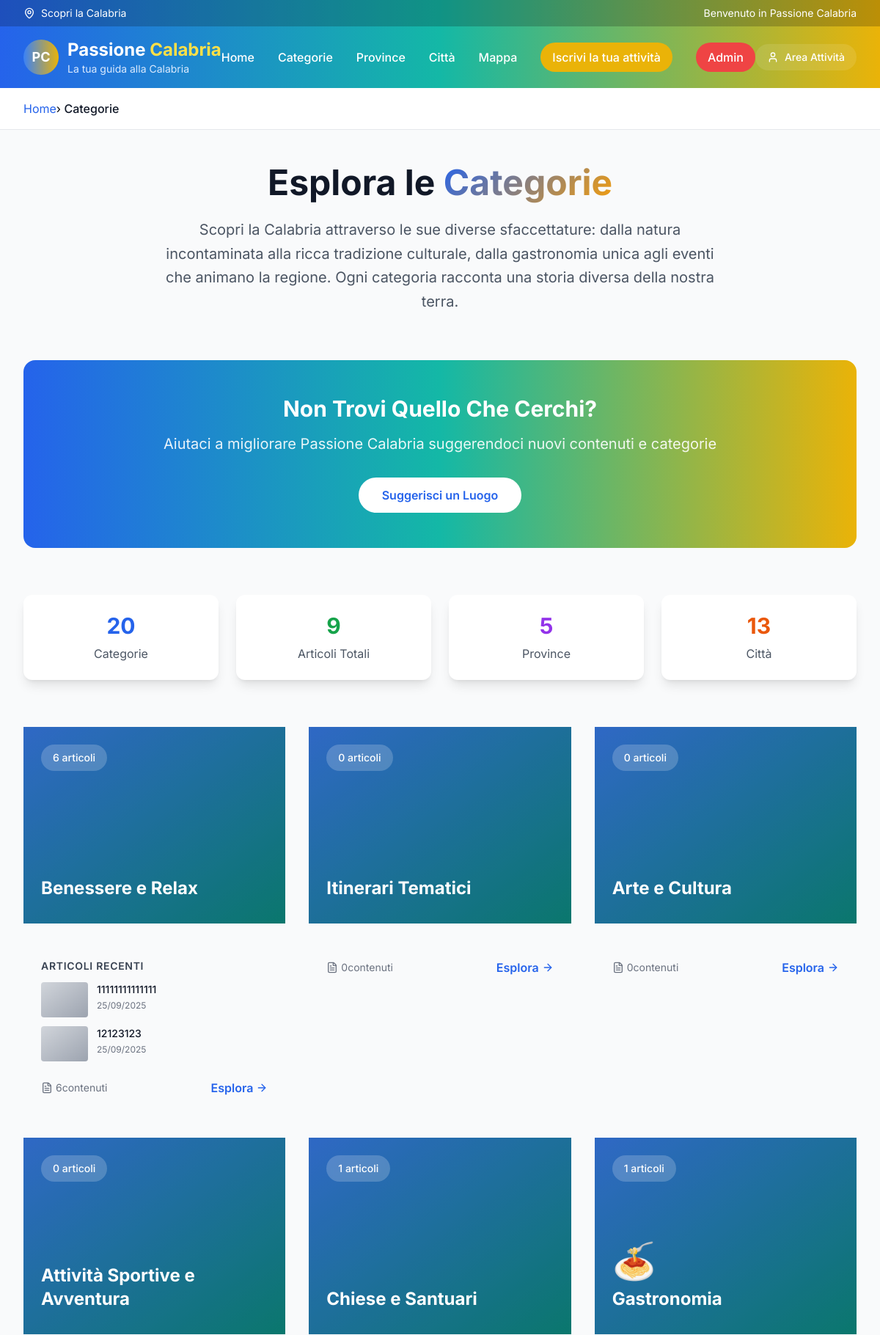
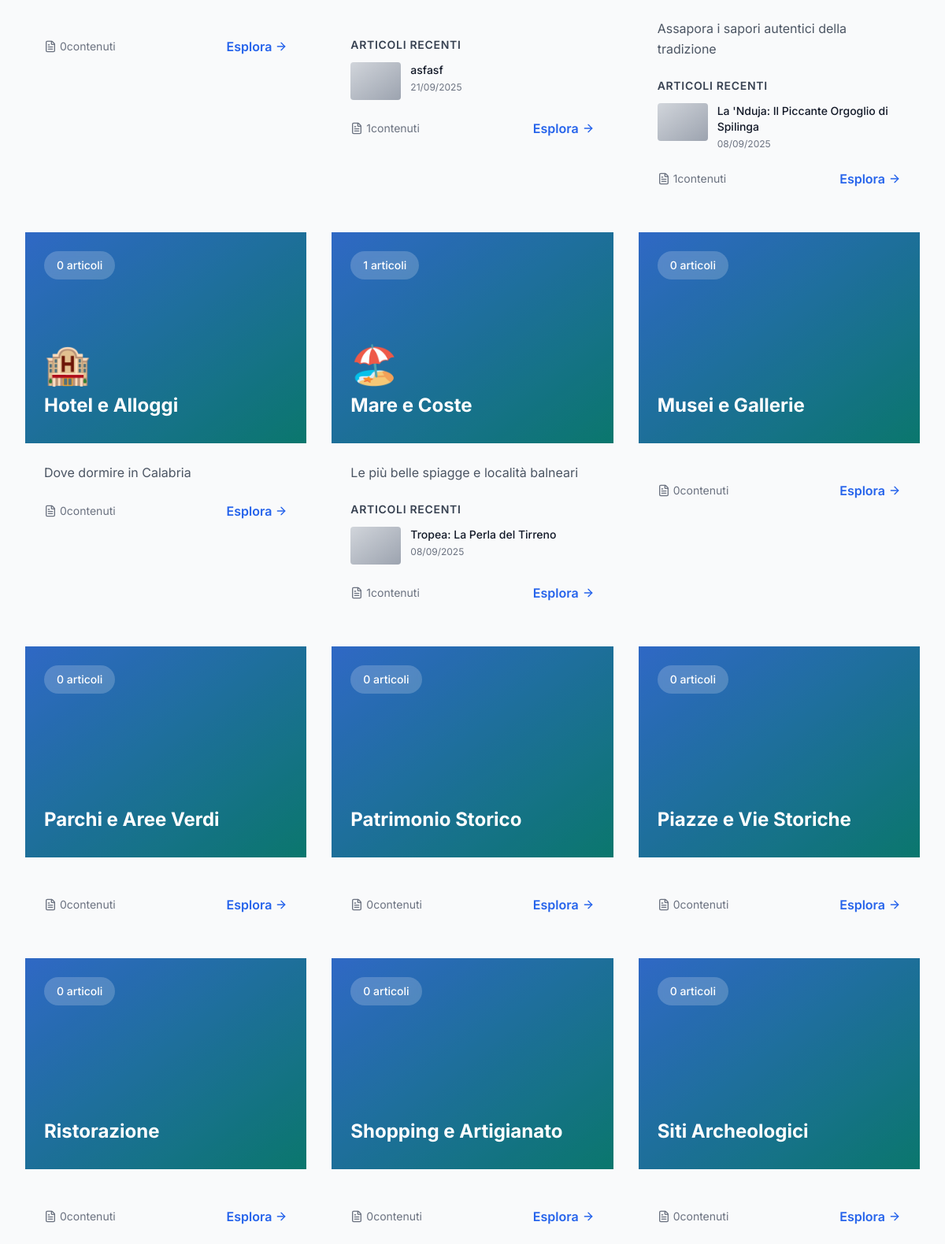
The page /categorie.php (upper part) on the database its author committed (2 pictures, top to bottom).
### tables this page shows
CREATE TABLE `categories` (
  `id` int NOT NULL,
  `name` varchar(255) NOT NULL,
  `description` text,
  `icon` varchar(10) DEFAULT NULL,
  `created_at` timestamp NULL DEFAULT CURRENT_TIMESTAMP
);

CREATE TABLE `articles` (
  `id` int NOT NULL,
  `title` varchar(500) NOT NULL,
  `slug` varchar(500) NOT NULL,
  `content` longtext NOT NULL,
  `excerpt` text,
  `featured_image` varchar(500) DEFAULT NULL,
  `gallery_images` json DEFAULT NULL,
  `category_id` int NOT NULL,
  `province_id` int DEFAULT NULL,
  `city_id` int DEFAULT NULL,
  `author` varchar(255) DEFAULT NULL,
  `status` enum('draft','published','archived') DEFAULT 'published',
  `featured` tinyint(1) DEFAULT '0',
  `views` int DEFAULT '0',
  `latitude` decimal(10,8) DEFAULT NULL,
  `longitude` decimal(11,8) DEFAULT NULL,
  `allow_user_uploads` tinyint(1) DEFAULT '1',
  `created_at` timestamp NULL DEFAULT CURRENT_TIMESTAMP,
  `updated_at` timestamp NULL DEFAULT CURRENT_TIMESTAMP ON UPDATE CURRENT_TIMESTAMP,
  `json_data` json DEFAULT NULL,
  `hero_image` varchar(255) DEFAULT NULL,
  `logo` varchar(255) DEFAULT NULL
);

### includes/db_config.php (called while the page is built, shortened)
<?php
function getDatabaseConfig() {
    $host = getenv('DB_HOST');
    $dbname = getenv('DB_NAME');
    $username = getenv('DB_USER');
    $password = getenv('DB_PASSWORD');
    if (!$host) {
        $host = 'db5018301966.hosting-data.io';
        $dbname = 'dbs14504718';
        $username = 'dbu1167357';
        $password = 'Barboncino692@@';
    }
    return [
        'host' => $host,
        'dbname' => $dbname,
        'username' => $username,
        'password' => $password
    ];
}
?>

### includes/database_mysql.php (called while the page is built, shortened)
<?php
require_once __DIR__ . '/db_config.php';
class Database {
    public $pdo;
    private $connection_error = false;
    public function __construct() {
        $config = getDatabaseConfig();
        $this->host = $config['host'];
        $this->dbname = $config['dbname'];
        $this->username = $config['username'];
        $this->password = $config['password'];
        try {
            $dsn = "mysql:host={$this->host};dbname={$this->dbname};charset=utf8mb4";
            $options = [
                PDO::ATTR_ERRMODE => PDO::ERRMODE_EXCEPTION,
                PDO::ATTR_DEFAULT_FETCH_MODE => PDO::FETCH_ASSOC,
                PDO::ATTR_EMULATE_PREPARES => false,
            ];
            $this->pdo = new PDO($dsn, $this->username, $this->password, $options);
        } catch (PDOException $e) {
            $this->connection_error = true;
            $this->error_message = 'Errore connessione database MySQL: ' . $e->getMessage();
            error_log($this->error_message);
            $this->pdo = null;
        }
    }
    public function isConnected() {
        return !$this->connection_error && $this->pdo !== null;
    }
    public function getCategories() {
        $stmt = $this->pdo->prepare('SELECT * FROM categories ORDER BY name');
        $stmt->execute();
        return $stmt->fetchAll();
    }
    public function getArticlesByCategory($categoryId, $limit = null) {
        $sql = 'SELECT a.id, a.title, a.slug, a.content, a.excerpt, a.category_id, a.province_id, a.city_id, a.status, a.author, a.featured_image, a.gallery_images, a.created_at, a.updated_at, a.views, a.featured, c.name as category_name, p.name as province_name FROM articles a LEFT JOIN categories c ON a.category_id = c.id LEFT JOIN provinces p ON a.province_id = p.id WHERE a.category_id = ? AND a.status = ? ORDER BY a.created_at DESC';
        if ($limit) {
            $sql .= ' LIMIT ' . (int)$limit;
        }
        $stmt = $this->pdo->prepare($sql);
        $stmt->execute([$categoryId, 'published']);
        return $stmt->fetchAll();
    }
    public function getArticleCountByCategory($categoryId) {
        $stmt = $this->pdo->prepare('SELECT COUNT(*) as count FROM articles WHERE category_id = ? AND status = ?');
        $stmt->execute([$categoryId, 'published']);
        $result = $stmt->fetch();
        return $result ? $result['count'] : 0;
    }
    public function __destruct() {
        $this->pdo = null;
    }
}
?>

### includes/config.php (called while the page is built, shortened)
<?php
function formatDate($date) {
    return date('d/m/Y', strtotime($date));
}
?>

### categorie.php (the view, shortened to what this page needs)
<?php
require_once 'includes/config.php';
require_once 'includes/database_mysql.php';
$db = new Database();
$categories = $db->getCategories();
foreach ($categories as &$category) {
    $category['article_count'] = $db->getArticleCountByCategory($category['id']);
    $category['recent_articles'] = $db->getArticlesByCategory($category['id'], 3);
}
?>
<!DOCTYPE html>
<html lang="it">
<head>
    <script src="https://cdn.tailwindcss.com"></script>
    <link rel="stylesheet" href="assets/css/style.css">
</head>
<body class="bg-gray-50">
    <?php include 'includes/header.php'; ?>
    <div class="bg-white border-b border-gray-200">
        <div class="max-w-7xl mx-auto px-4 sm:px-6 lg:px-8 py-4">
            <nav class="breadcrumb">
                <span class="breadcrumb-item"><a href="index.php" class="text-blue-600 hover:text-blue-700">Home</a></span>
                <span class="breadcrumb-item text-gray-900 font-medium">Categorie</span>
            </nav>
        </div>
    </div>
    <main class="py-12">
        <div class="max-w-7xl mx-auto px-4 sm:px-6 lg:px-8">
            <div class="text-center mb-16">
                <h1 class="text-4xl md:text-5xl font-bold text-gray-900 mb-6">
                    Esplora le <span class="text-calabria-gradient">Categorie</span>
                </h1>
                <p class="text-xl text-gray-600 max-w-3xl mx-auto leading-relaxed">
                    Scopri la Calabria attraverso le sue diverse sfaccettature: dalla natura incontaminata alla ricca tradizione culturale,
                    dalla gastronomia unica agli eventi che animano la regione. Ogni categoria racconta una storia diversa della nostra terra.
                </p>
            </div>
            <div class="mb-16 bg-gradient-to-r from-blue-600 via-teal-500 to-yellow-500 rounded-2xl p-12 text-center text-white">
                <h2 class="text-3xl font-bold mb-4">Non Trovi Quello Che Cerchi?</h2>
                <p class="text-xl mb-8 opacity-90">
                    Aiutaci a migliorare Passione Calabria suggerendoci nuovi contenuti e categorie
                </p>
                <div class="flex justify-center">
                    <a href="suggerisci.php" class="bg-white text-blue-600 px-8 py-3 rounded-full font-semibold hover:bg-gray-100 transition-colors">
                        Suggerisci un Luogo
                    </a>
                </div>
            </div>
            <div class="grid grid-cols-1 md:grid-cols-4 gap-6 mb-16">
                <div class="bg-white rounded-xl shadow-lg p-6 text-center">
                    <div class="text-3xl font-bold text-blue-600 mb-2"><?php echo count($categories); ?></div>
                    <div class="text-gray-600">Categorie</div>
                </div>
                <div class="bg-white rounded-xl shadow-lg p-6 text-center">
                    <div class="text-3xl font-bold text-green-600 mb-2">
                        <?php
                        $totalArticles = 0;
                        foreach ($categories as $cat) {
                            $totalArticles += $cat['article_count'];
                        }
                        echo $totalArticles;
                        ?>
                    </div>
                    <div class="text-gray-600">Articoli Totali</div>
                </div>
                <div class="bg-white rounded-xl shadow-lg p-6 text-center">
                    <div class="text-3xl font-bold text-purple-600 mb-2">5</div>
                    <div class="text-gray-600">Province</div>
                </div>
                <div class="bg-white rounded-xl shadow-lg p-6 text-center">
                    <div class="text-3xl font-bold text-orange-600 mb-2">13</div>
                    <div class="text-gray-600">Città</div>
                </div>
            </div>
            <div class="grid grid-cols-1 md:grid-cols-2 lg:grid-cols-3 gap-8">
                <?php foreach ($categories as $category): ?>
                <div class="category-card group">
                    <div class="aspect-[4/3] bg-gradient-to-br from-blue-500 to-teal-600 relative overflow-hidden">
                        <div class="absolute inset-0 bg-black/20"></div>
                        <div class="absolute top-6 left-6">
                            <div class="bg-white/20 backdrop-blur-sm text-white px-4 py-2 rounded-full text-sm font-medium">
                                <?php echo $category['article_count']; ?> <span>articoli</span>
                            </div>
                        </div>
                        <div class="absolute bottom-6 left-6 text-white">
                            <div class="text-5xl mb-3"><?php echo $category['icon']; ?></div>
                            <h2 class="text-2xl font-bold mb-2"><?php echo htmlspecialchars($category['name']); ?></h2>
                        </div>
                    </div>
                    <div class="p-6">
                        <p class="text-gray-600 mb-6 leading-relaxed">
                            <?php echo htmlspecialchars($category['description']); ?>
                        </p>
                        <?php if (!empty($category['recent_articles'])): ?>
                        <div class="mb-6">
                            <h3 class="text-sm font-semibold text-gray-700 mb-3 uppercase tracking-wider">Articoli Recenti</h3>
                            <div class="space-y-3">
                                <?php foreach (array_slice($category['recent_articles'], 0, 2) as $article): ?>
                                <a href="articolo.php?slug=<?php echo $article['slug']; ?>" class="block group/article">
                                    <div class="flex items-start space-x-3">
                                        <div class="w-16 h-12 bg-gray-200 rounded flex-shrink-0 overflow-hidden">
                                            <?php if ($article['featured_image']): ?>
                                            <img src="<?php echo htmlspecialchars($article['featured_image']); ?>"
                                                 alt="<?php echo htmlspecialchars($article['title']); ?>"
                                                 class="w-full h-full object-cover">
                                            <?php else: ?>
                                            <div class="w-full h-full bg-gradient-to-br from-gray-300 to-gray-400"></div>
                                            <?php endif; ?>
                                        </div>
                                        <div class="flex-1 min-w-0">
                                            <h4 class="text-sm font-medium text-gray-900 group-hover/article:text-blue-600 transition-colors line-clamp-2">
                                                <?php echo htmlspecialchars($article['title']); ?>
                                            </h4>
                                            <p class="text-xs text-gray-500 mt-1">
                                                <?php echo formatDate($article['created_at']); ?>
                                            </p>
                                        </div>
                                    </div>
                                </a>
                                <?php endforeach; ?>
                            </div>
                        </div>
                        <?php endif; ?>
                        <div class="flex items-center justify-between">
                            <span class="text-sm text-gray-500 flex items-center">
                                <i data-lucide="file-text" class="w-4 h-4 mr-1"></i>
                                <?php echo $category['article_count']; ?> <span>contenuti</span>
                            </span>
                            <a href="categoria.php?id=<?php echo $category['id']; ?>"
                               class="inline-flex items-center text-blue-600 hover:text-blue-700 font-semibold transition-colors">
                                <span>Esplora</span> <i data-lucide="arrow-right" class="w-4 h-4 ml-1"></i>
                            </a>
                        </div>
                    </div>
                </div>
                <?php endforeach; ?>
            </div>
        </div>
    </main>
</body>
</html>

### rows shown on the page
categories: article_count "6", name "Benessere e Relax"
articles: title "11111111111111", created_at "25/09/2025"
articles: title "12123123", created_at "25/09/2025"
categories: article_count "0", name "Itinerari Tematici"
categories: article_count "0", name "Arte e Cultura"
categories: article_count "0", name "Attività Sportive e Avventura"
categories: article_count "1", name "Chiese e Santuari"
articles: title "asfasf", created_at "21/09/2025"
categories: article_count "1", icon "🍝", name "Gastronomia", description "Assapora i sapori autentici della tradizione"
articles: title "La 'Nduja: Il Piccante Orgoglio di Spilinga", created_at "08/09/2025"
categories: article_count "0", icon "🏨", name "Hotel e Alloggi", description "Dove dormire in Calabria"
categories: article_count "1", icon "🏖️", name "Mare e Coste", description "Le più belle spiagge e località balneari"
articles: title "Tropea: La Perla del Tirreno", created_at "08/09/2025"
categories: article_count "0", name "Musei e Gallerie"
categories: article_count "0", name "Parchi e Aree Verdi"
categories: article_count "0", name "Patrimonio Storico"
categories: article_count "0", name "Piazze e Vie Storiche"
categories: article_count "0", name "Ristorazione"
categories: article_count "0", name "Shopping e Artigianato"
categories: article_count "0", name "Siti Archeologici"

### other values the page prints
count($categories) "20"
$totalArticles "9"
